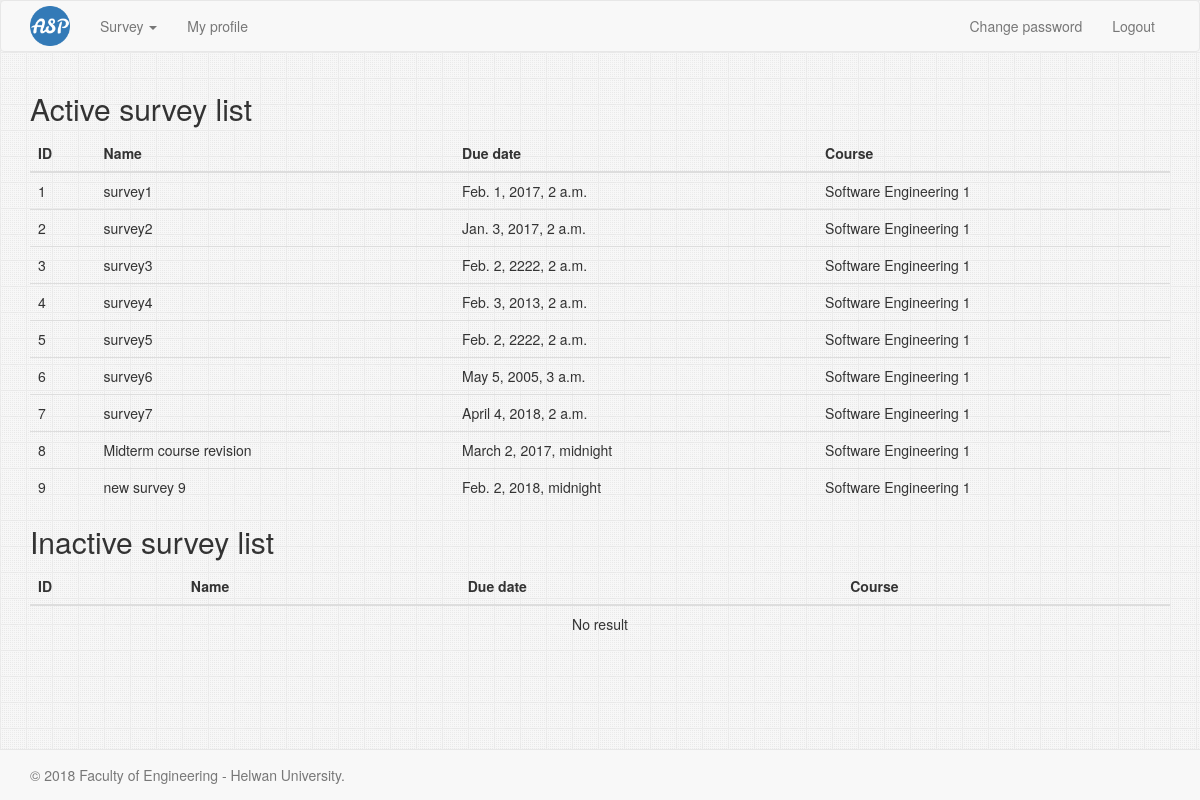
The page / (signed in) on the database as committed earlier.
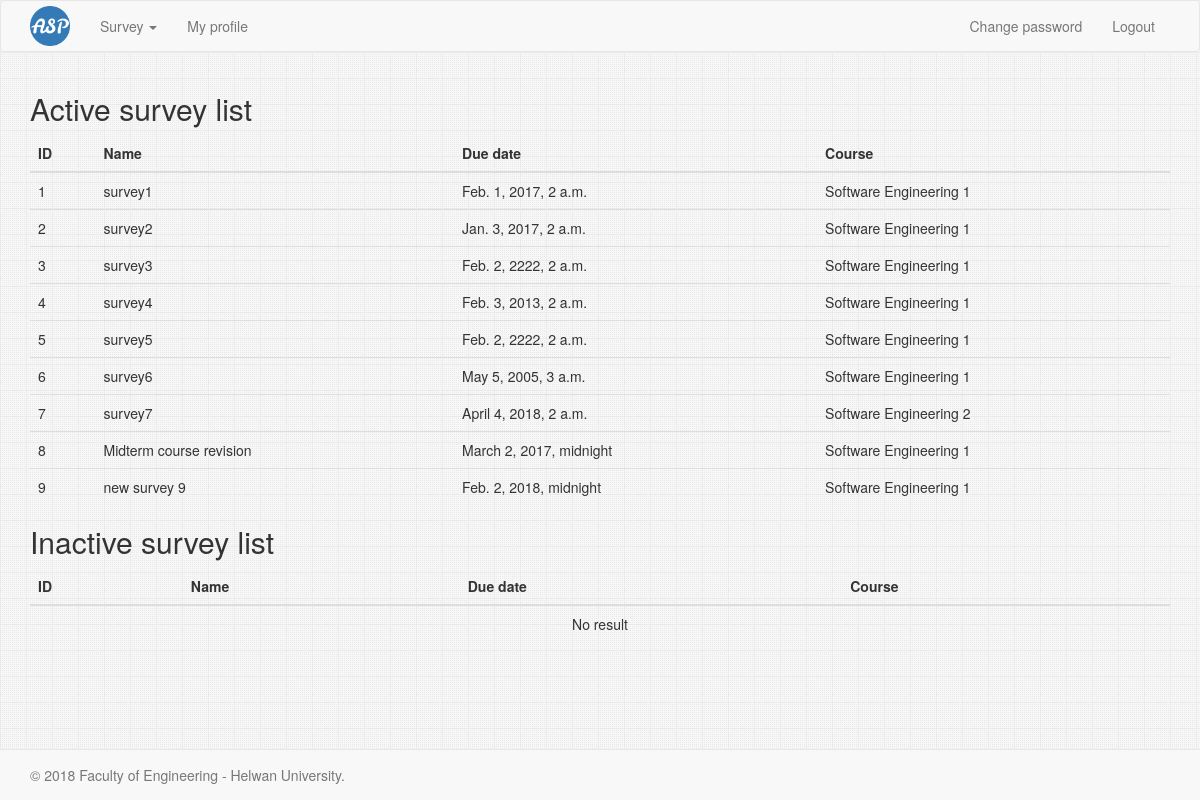
The same page on the database as committed later.
### Survey/models.py (models this page shows, shortened)
class Survey(models.Model):
    name = models.CharField(
        max_length=400,
    )
    description = models.TextField(
        max_length=4000,
    )
    creation_date = models.DateTimeField(
        auto_now_add=True,
    )
    due_date = models.DateTimeField()
    is_active = models.BooleanField(
        default=True,
    )
    professor = models.ForeignKey(
        Professor,
        related_name='surveys',
    )
    educational_year = models.ForeignKey(
        EducationalYear,
        related_name='surveys',
    )
    course = models.ForeignKey(
        Course,
        related_name='surveys',
    )

### Course/models.py (models this page shows)
class Course(models.Model):
    name = models.CharField(
        max_length=200,
    )
    code = models.CharField(
        max_length=200,
    )
    department = models.ForeignKey(
        Department,
        on_delete=models.CASCADE,
        related_name='courses',
    )
    academic_year = models.ForeignKey(
        AcademicYear,
        on_delete=models.CASCADE,
        related_name='courses',
    )
    is_active = models.BooleanField(
        default=True,
    )
    def __str__(self):
        return self.name

### Home/views.py (the view, shortened to what this page needs)
# urls.py: url(r'^$', HomeOption.as_view(), name="option"),
class HomeOption(View):
    def get(self, request, *args, **kwargs):
        if request.user.is_authenticated():
            if request.user.is_admin:
                return self.home_admin(request, *args, **kwargs)
            elif request.user.is_professor:
                return self.home_professor(request, *args, **kwargs)
            return self.home_student(request, *args, **kwargs)
        return self.home_unauthenticated(request, *args, **kwargs)
    @staticmethod
    def home_professor(request, *args, **kwargs):
        surveys = Survey.objects.filter(professor_id=request.user.id).all()
        surveys_active = []
        surveys_inactive = []
        for survey in surveys:
            if survey.is_active:
                surveys_active += [survey]
            else:
                surveys_inactive += [survey]
        context = {'surveys_active': surveys_active,
                   'surveys_inactive': surveys_inactive}
        return render(request, 'Home/home_professor.html', context)

### Home/templates/Home/home_professor.html (shortened to what this page needs)
{% extends 'base.html' %}
{% load index %}
{% block content %}
    <h2>
        Active survey list
    </h2>
    <table class="table table-hover">
        <thead>
        <tr>
            <th>ID</th>
            <th>Name</th>
            <th>Due date</th>
            <th>Course</th>
        </tr>
        </thead>
        <tbody data-link="row" class="rowlink">
        {% for survey in surveys_active %}
            <tr>
                <td><a href="{% url 'survey:read' survey.id %}">{{ survey.id }}</a></td>
                <td>{{ survey.name }}</td>
                <td>{{ survey.due_date }}</td>
                <td>{{ survey.course }}</td>
            </tr>
        {% empty %}
            <tr>
                <td colspan="6" class="text-center">No result</td>
            </tr>
        {% endfor %}
        </tbody>
    </table>
    <h2>
        Inactive survey list
    </h2>
    <table class="table table-hover">
        <thead>
        <tr>
            <th>ID</th>
            <th>Name</th>
            <th>Due date</th>
            <th>Course</th>
        </tr>
        </thead>
        <tbody data-link="row" class="rowlink">
        {% for survey in surveys_inactive %}
            <tr>
                <td><a href="{% url 'survey:read' survey.id %}">{{ survey.id }}</a></td>
                <td>{{ survey.name }}</td>
                <td>{{ survey.due_date }}</td>
                <td>{{ survey.course }}</td>
            </tr>
        {% empty %}
            <tr>
                <td colspan="6" class="text-center">No result</td>
            </tr>
        {% endfor %}
        </tbody>
    </table>
{% endblock %}

Rows that differ between the two databases and show on the page:
changed Survey "survey7": course "Software Engineering 1" → "Software Engineering 2"
